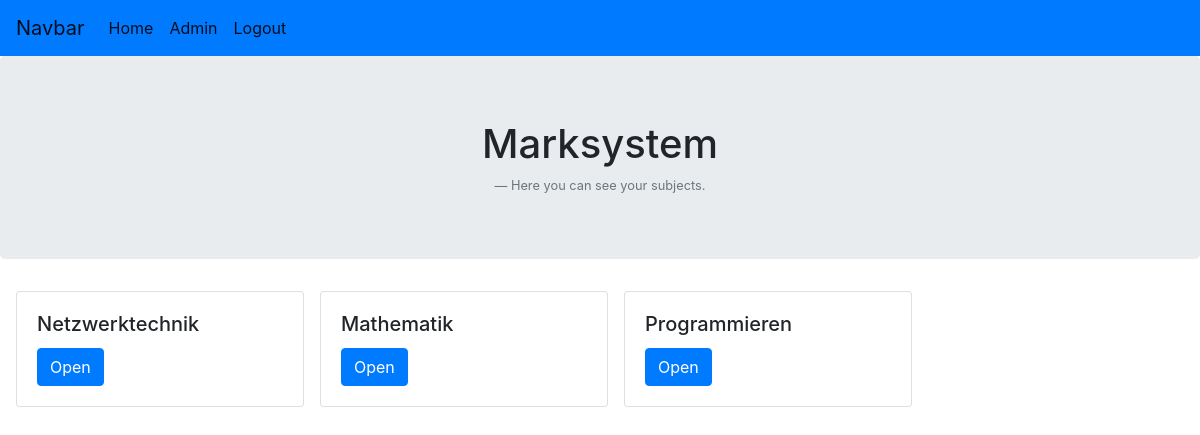
Screenshot of /startseite_schueler/ (signed in) with the database file from the repository.
### noten/models.py (models this page shows, shortened)
class Unterricht(models.Model):
    Subject = models.ForeignKey(Subject, on_delete=models.CASCADE)
    Teacher = models.ForeignKey(User, on_delete=models.CASCADE)
    Klasse = models.ForeignKey(Klasse, on_delete=models.CASCADE)
    class Meta:
        verbose_name_plural = "Unterrichte"

class Subject(models.Model):
    subject_name = models.CharField(default="", max_length=150)

### noten/views.py (the view)
# urls.py: path('startseite_schueler/', views.startseite_schueler, name='startseite_schueler'),
@login_required
def startseite_schueler(request):
    subjects = Unterricht.objects.filter(Klasse__student__user = request.user)
    return render(request, 'noten/startseite_schueler.html', {'latest_subject_list' : subjects})

### noten/templates/noten/startseite_schueler.html (shortened to what this page needs)
<!DOCTYPE html>
<html lang="en">
<head>
    {% load static %}
    <link href="https://stackpath.bootstrapcdn.com/bootstrap/4.2.1/css/bootstrap.min.css"
 rel="stylesheet">
</head>
<body>
<nav class="navbar navbar-expand-lg navbar-light bg-primary">
    <a class="navbar-brand" href="">Navbar</a>
    <div class="collapse navbar-collapse" id="navbarNav">
        <ul class="navbar-nav">
            <li class="nav-item active">
                <a class="nav-link" href="{% url 'noten:startseite_schueler' %}">Home</a>
            </li>
            <li class="nav-item active">
                <a class="nav-link" href="/admin">Admin</a>
            </li>
            <li class="nav-item active">
                <a class="nav-link" href="/logout">Logout</a>
            </li>
        </ul>
    </div>
</nav>
<div class="jumbotron text-center">
    <h1>Marksystem</h1>
    <footer class="blockquote-footer">Here you can see your subjects.</footer>
</div>
{% if latest_subject_list %}
<div class="row ml-3">
    {% for subject in latest_subject_list %}
    <div class="card mr-3 mb-3" style="width: 18rem;">
        <div class="card-body">
            <h5 class="card-title">{{ subject.Subject.subject_name }}</h5>
            <a class="btn btn-primary" href="{% url 'noten:detailseite_schueler' subject.id %}">Open</a>
        </div>
    </div>
    {% endfor %}
</div>
{% else %}
<p>No subjects are available.</p>
{% endif %}
</body>
</html>

### rows the page displays
Unterricht: Subject.subject_name "Netzwerktechnik"
Unterricht: Subject.subject_name "Mathematik"
Unterricht: Subject.subject_name "Programmieren"
